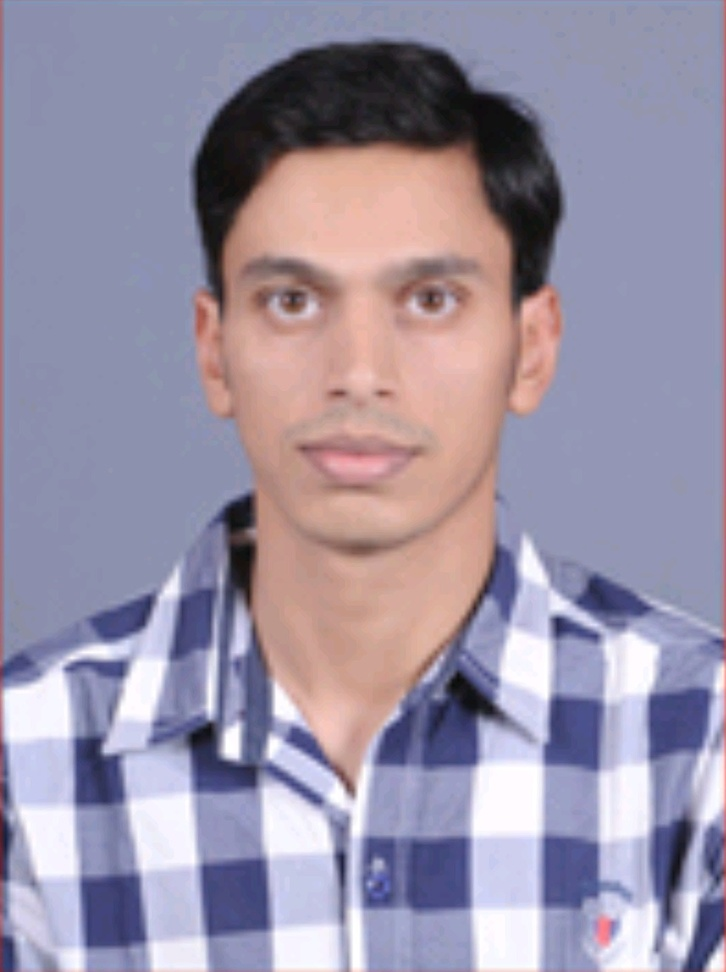
#> input picture ZC15929.jpeg, 726 x 972 px, shrunk from 980 x 1313 before the run, given in place of the camera
$ python 'CV2_Blue Color Mask.py'
#> lines starting #> are read from the running program, lines starting #| are printed output that depends on the picture; after the words box and inside, x2 and y2 are one past the last pixel; in counts of white or black regions, pixels touching at a corner belong together
# Only blue color detection
# Note: Press ESCAPE(ESC) on keyboard to close the o/p window of this project

import cv2          # We installed 'pip install opencv-python' for cv2 package
import numpy as np

cap = cv2.VideoCapture(0)

while True:
    _, frame = cap.read()
#> frame is the input picture: shape (972, 726, 3); mean B, G, R 165.8, 146, 154.3
    hsv_frame = cv2.cvtColor(frame, cv2.COLOR_BGR2HSV)
#> hsv_frame: shape (972, 726, 3); mean H, S, V 95.8, 54.9, 178.2

    # Blue color
    low_blue = np.array([94, 80, 2])  # lowest hue would be - 161,155,84( how do i found this i tested before and found this)
    high_blue = np.array([126, 255, 255])
    # mask = cv2.inRange(hsv_frame, low_red, high_red)

    blue_mask = cv2.inRange(hsv_frame, low_blue, high_blue)  # we create maskk on hsv frame and then low red or high red
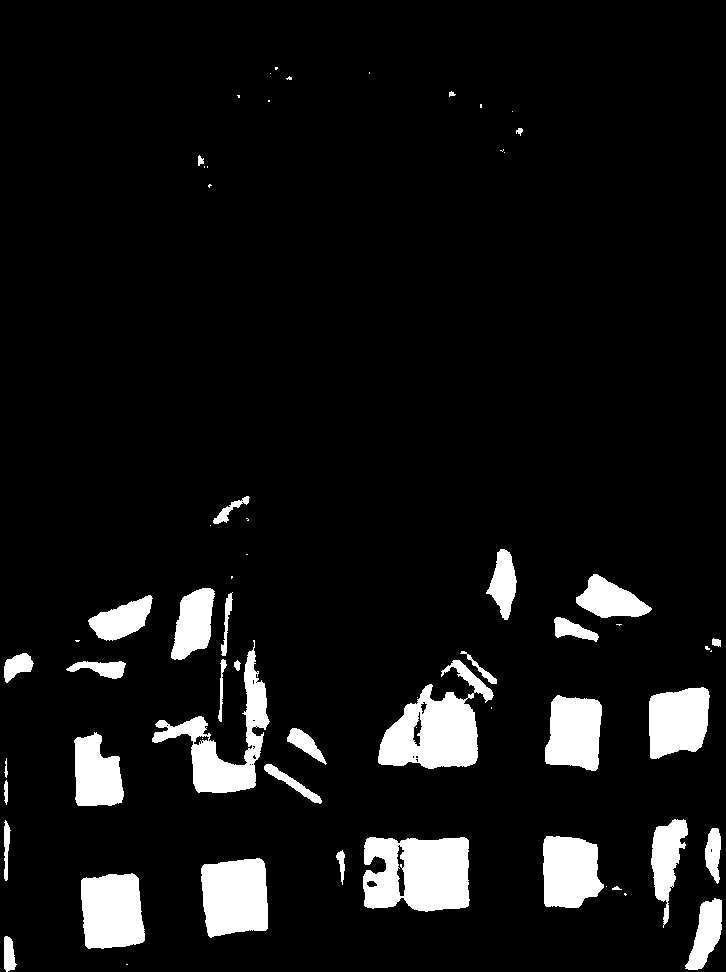
#> blue_mask: shape (972, 726); 7.9% white; 64 white regions (28 under 20 px), largest, box (x1, y1, x2, y2) and area: (363, 837, 470, 912) 6704, (378, 660, 494, 769) 6263, (152, 640, 270, 793) 4827
    blue = cv2.bitwise_and(frame, frame, mask=blue_mask)
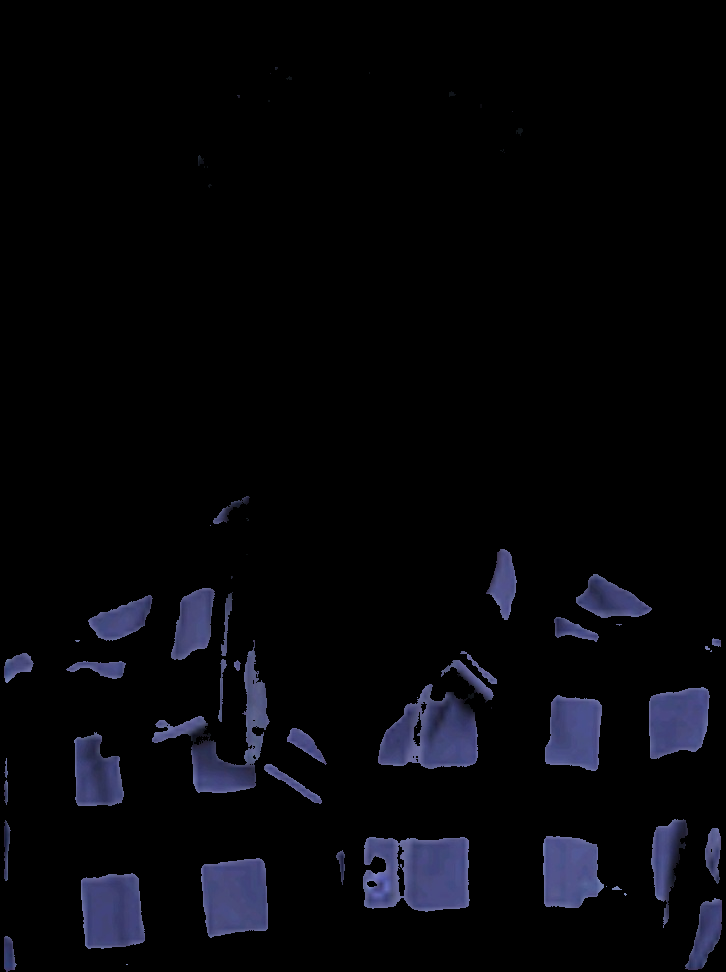
#> blue: shape (972, 726, 3); mean B, G, R 9.9, 6.1, 5.8

    cv2.imshow("Frame", frame)
    # cv2.imshow('Red mask', mask)
    cv2.imshow('Red', blue)

    key = cv2.waitKey(1)
#> (key Esc is pressed here)
    if key == 27:
        break
